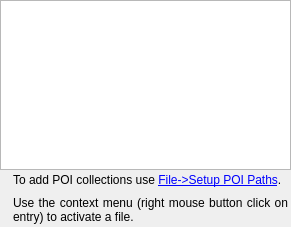
<?xml version="1.0" encoding="UTF-8"?>
<ui version="4.0">
 <class>IPoiList</class>
 <widget class="QWidget" name="IPoiList">
  <property name="geometry">
   <rect>
    <x>0</x>
    <y>0</y>
    <width>291</width>
    <height>227</height>
   </rect>
  </property>
  <property name="windowTitle">
   <string>Form</string>
  </property>
  <layout class="QVBoxLayout" name="verticalLayout_2">
   <property name="spacing">
    <number>0</number>
   </property>
   <property name="leftMargin">
    <number>0</number>
   </property>
   <property name="topMargin">
    <number>0</number>
   </property>
   <property name="rightMargin">
    <number>0</number>
   </property>
   <property name="bottomMargin">
    <number>0</number>
   </property>
   <item>
    <widget class="CPoiTreeWidget" name="treeWidget">
     <property name="contextMenuPolicy">
      <enum>Qt::CustomContextMenu</enum>
     </property>
     <property name="iconSize">
      <size>
       <width>32</width>
       <height>32</height>
      </size>
     </property>
     <attribute name="headerVisible">
      <bool>false</bool>
     </attribute>
     <column>
      <property name="text">
       <string notr="true">1</string>
      </property>
     </column>
    </widget>
   </item>
   <item>
    <layout class="QHBoxLayout" name="horizontalLayout">
     <property name="spacing">
      <number>3</number>
     </property>
     <property name="leftMargin">
      <number>3</number>
     </property>
     <property name="topMargin">
      <number>3</number>
     </property>
     <property name="rightMargin">
      <number>3</number>
     </property>
     <property name="bottomMargin">
      <number>3</number>
     </property>
     <item>
      <widget class="QLabel" name="labelIcon">
       <property name="sizePolicy">
        <sizepolicy hsizetype="Maximum" vsizetype="Preferred">
         <horstretch>0</horstretch>
         <verstretch>0</verstretch>
        </sizepolicy>
       </property>
       <property name="text">
        <string/>
       </property>
       <property name="pixmap">
        <pixmap resource="../resources.qrc">:/icons/48x48/Help.png</pixmap>
       </property>
       <property name="alignment">
        <set>Qt::AlignHCenter|Qt::AlignTop</set>
       </property>
      </widget>
     </item>
     <item>
      <layout class="QVBoxLayout" name="verticalLayout">
       <property name="spacing">
        <number>9</number>
       </property>
       <item>
        <widget class="QLabel" name="labelHelpFillPoiList">
         <property name="text">
          <string>To add POI collections use &lt;a href='PoiFolders'&gt;File-&gt;Setup POI Paths&lt;/a&gt;.</string>
         </property>
         <property name="alignment">
          <set>Qt::AlignJustify|Qt::AlignVCenter</set>
         </property>
         <property name="wordWrap">
          <bool>true</bool>
         </property>
        </widget>
       </item>
       <item>
        <widget class="QLabel" name="labelHelpActivatePoi">
         <property name="text">
          <string>Use the context menu (right mouse button click on entry) to activate a file. </string>
         </property>
         <property name="alignment">
          <set>Qt::AlignJustify|Qt::AlignVCenter</set>
         </property>
         <property name="wordWrap">
          <bool>true</bool>
         </property>
        </widget>
       </item>
      </layout>
     </item>
    </layout>
   </item>
  </layout>
  <action name="actionActivate">
   <property name="checkable">
    <bool>true</bool>
   </property>
   <property name="icon">
    <iconset resource="../resources.qrc">
     <normaloff>:/icons/32x32/Check.png</normaloff>
     <normalon>:/icons/32x32/Cancel.png</normalon>:/icons/32x32/Check.png</iconset>
   </property>
   <property name="text">
    <string>Activate</string>
   </property>
  </action>
  <action name="actionReloadPoi">
   <property name="icon">
    <iconset resource="../resources.qrc">
     <normaloff>:/icons/32x32/Reset.png</normaloff>:/icons/32x32/Reset.png</iconset>
   </property>
   <property name="text">
    <string>Reload POI</string>
   </property>
   <property name="toolTip">
    <string>Reload POI</string>
   </property>
  </action>
 </widget>
 <customwidgets>
  <customwidget>
   <class>CPoiTreeWidget</class>
   <extends>QTreeWidget</extends>
   <header>poi/CPoiList.h</header>
  </customwidget>
 </customwidgets>
 <resources>
  <include location="../resources.qrc"/>
 </resources>
 <connections/>
</ui>
